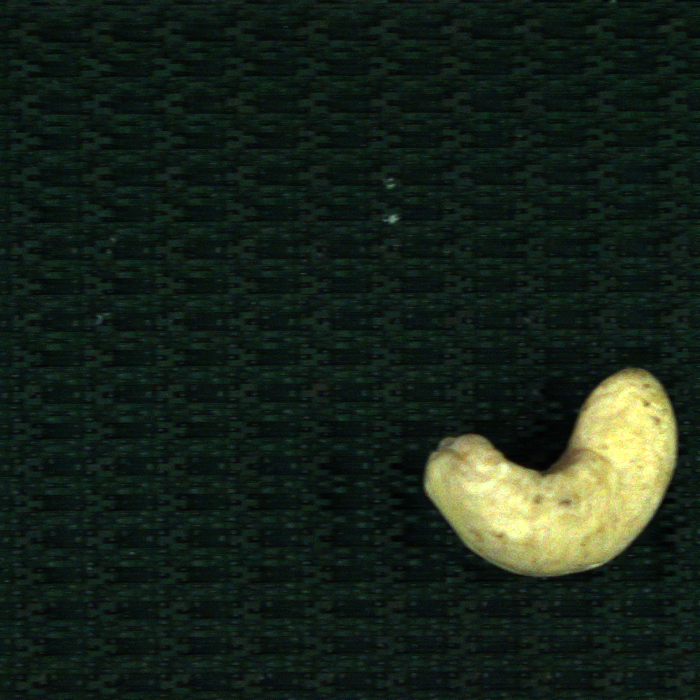
#> input picture wate/Con_1_Images/474e6243-448.bmp, 700 x 700 px; its folder holds only this picture in this run
$ python 'grading,color,serial,timing(A).py'   (older library calls are emulated)
#> lines starting #> are read from the running program, lines starting #| are printed output that depends on the picture; after the words box and inside, x2 and y2 are one past the last pixel; in counts of white or black regions, pixels touching at a corner belong together
import cv2
import numpy as np
import os
import sys
import time
from queue import Queue
import threading

if getattr(sys, 'frozen', False):
    BASE_DIR = os.path.dirname(sys.executable)
else:
    BASE_DIR = os.path.dirname(os.path.dirname(os.path.abspath(__file__)))

def get_existing_path(candidates, default_path):
#> called with default_path = 'wate/Con_1_Images'
    for c in candidates:
        if c and os.path.exists(c):
            return c
    return default_path

input_folder = get_existing_path([
    os.path.join(BASE_DIR, "wate", "Con_1_Images"),
    r"D:\Keya Work\360\wate\Con_1_Images",
    r"D:\Kesyu_250524_4_Belts\Images\Con_1_Images",
], os.path.join(BASE_DIR, "wate", "Con_1_Images"))

output_folder = get_existing_path([
    os.path.join(BASE_DIR, "wate", "Con_2_Images"),
    r"D:\Keya Work\360\wate\Con_2_Images",
    r"D:\Kesyu_250524_4_Belts\Images\Con_2_Images",
], os.path.join(BASE_DIR, "wate", "Con_2_Images"))

os.makedirs(input_folder, exist_ok=True)
os.makedirs(output_folder, exist_ok=True)


def check_rgb(image):
    try:
        hsv = cv2.cvtColor(image, cv2.COLOR_BGR2HSV)
    except Exception as e:
        print(f"Error converting image to HSV: {e}")
        return False, False, False

    mask_red1 = cv2.inRange(hsv, np.array([10, 50, 90]), np.array([20, 90, 110]))
    mask_red2 = cv2.inRange(hsv, np.array([21, 59, 13]), np.array([37, 43, 21]))
    mask_red3 = cv2.inRange(hsv, np.array([15, 60, 10]), np.array([20, 70, 20]))
    mask_red4 = cv2.inRange(hsv, np.array([19, 28, 39]), np.array([19, 96, 7]))
    mask_red5 = cv2.inRange(hsv, np.array([25, 50, 70]), np.array([25, 75, 9]))
    mask_shell = cv2.inRange(hsv, np.array([8, 30, 9]), np.array([13, 255, 140]))
    mask_orange = cv2.inRange(hsv, np.array([26, 21, 20]), np.array([26, 91, 81]))

    orange_detected = np.count_nonzero(mask_orange) > 300
    red_detected = (
        np.count_nonzero(mask_red1) > 500 or
        np.count_nonzero(mask_red2) > 300 or
        np.count_nonzero(mask_red3) > 300 or
        np.count_nonzero(mask_red4) > 300 or
        np.count_nonzero(mask_red5) > 300
    )
    shell_detected = np.count_nonzero(mask_shell) > 500

    return shell_detected, red_detected, orange_detected

def save_image_by_grade(image, filename, grade):
    grade_folder = os.path.join(output_folder, grade)
    os.makedirs(grade_folder, exist_ok=True)
    save_path = os.path.join(grade_folder, filename)
    cv2.imwrite(save_path, image)

def process_image(image_path):
#> called with image_path = 'wate/Con_1_Images/474e6243-448.bmp'
    try:
        image = cv2.imread(image_path)
#> image is the input picture: shape (700, 700, 3); mean B, G, R 26.2, 36.2, 25.1
        if image is None:
            print(f"Skipping {os.path.basename(image_path)}: Can't read.")
            return

        start_time = time.time()
        filename = os.path.basename(image_path)

        gray = cv2.cvtColor(image, cv2.COLOR_BGR2GRAY)
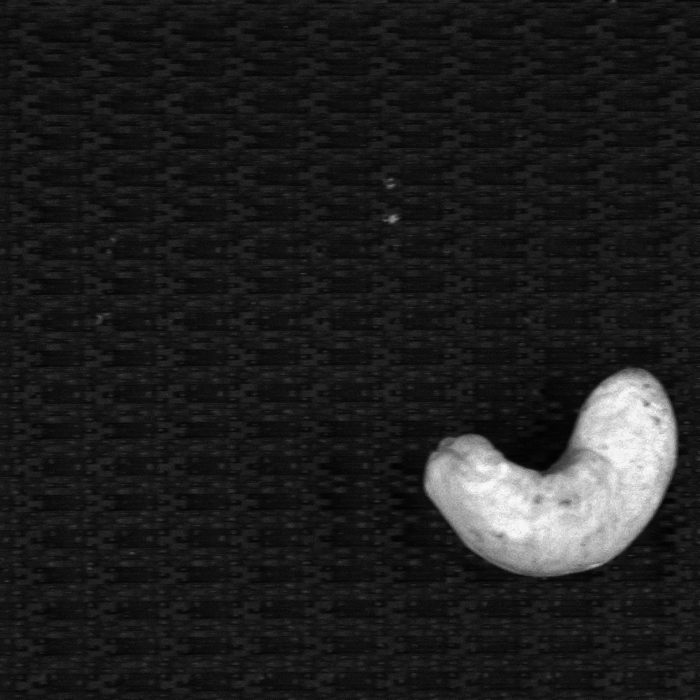
#> gray: shape (700, 700); min 1, max 250, mean 31.7
        _, binary = cv2.threshold(gray, 0, 255, cv2.THRESH_BINARY + cv2.THRESH_OTSU)
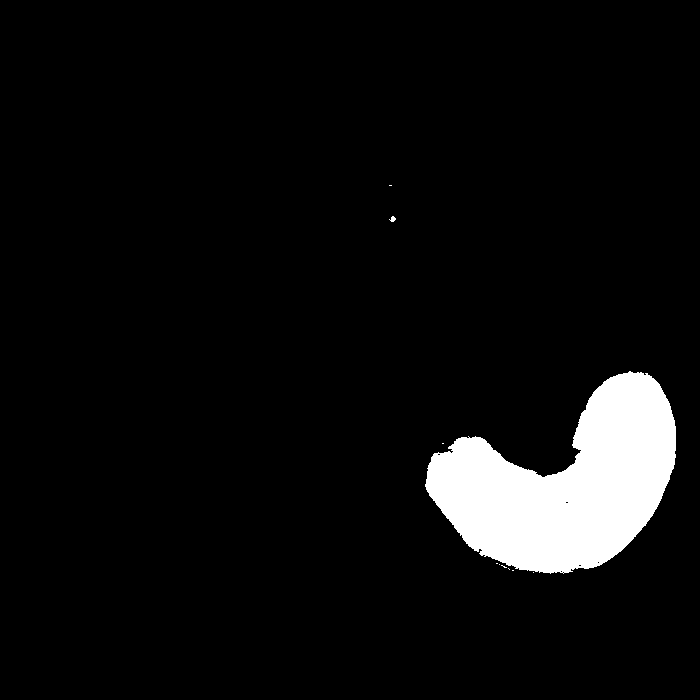
#> binary: shape (700, 700); 6% white; 10 white regions (8 under 20 px), largest, box (x1, y1, x2, y2) and area: (425, 371, 676, 574) 29273, (389, 216, 396, 222) 25
        kernel = np.ones((5, 5), np.uint8)
        dilated = cv2.dilate(binary, kernel, iterations=1)
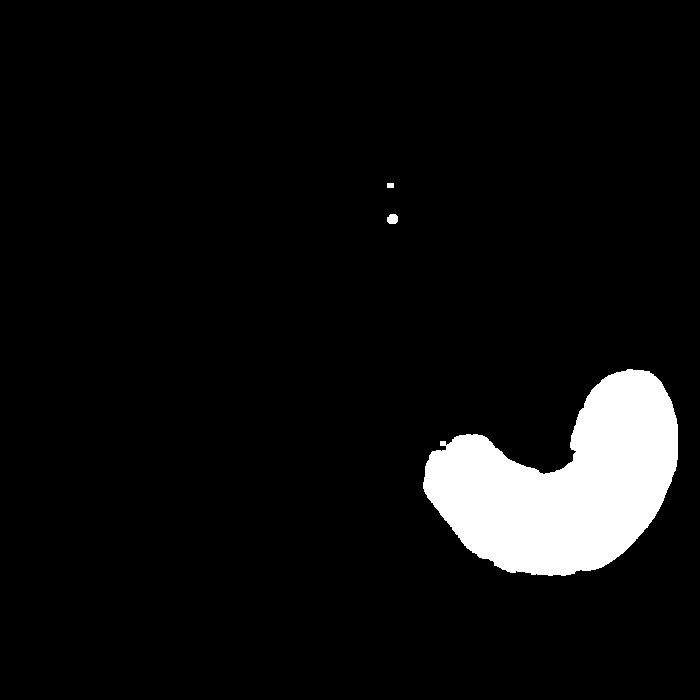
#> dilated: shape (700, 700); 6.5% white; 3 white regions
        contours, _ = cv2.findContours(dilated, cv2.RETR_EXTERNAL, cv2.CHAIN_APPROX_SIMPLE)
#> contours = 3 contours; box (x1, y1, x2, y2) and area: (423, 369, 678, 576) 31124, (387, 214, 398, 224) 78, (387, 183, 394, 188) 24
        valid_contours = [cnt for cnt in contours if cv2.contourArea(cnt) > 1000]
#> valid_contours = 1 contour; box (x1, y1, x2, y2) and area: (423, 369, 678, 576) 31124

        if len(valid_contours) != 1:
            grade = 'multiple_cashews'
            print(f"Processed: {filename} | Grade: {grade} | Count: {len(valid_contours)} | Time: {time.time() - start_time:.2f}s")
            #command_queue.put('16|')
            save_image_by_grade(image, filename, grade)
            #os.remove(image_path)
            return

        x, y, w, h = cv2.boundingRect(valid_contours[0])
#> x = 423; y = 369; w = 255; h = 207
        cropped = image[y:y+h, x:x+w]
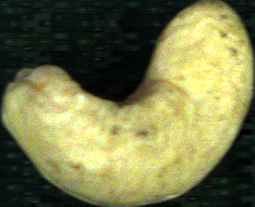
#> cropped: shape (207, 255, 3); mean B, G, R 75.6, 122.1, 121.3

        shell_detected, red_detected, orange_detected = check_rgb(cropped)
#> in check_rgb, `hsv = cv2.cvtColor(image, cv2.COLOR_BGR2HSV)`: hsv: shape (207, 255, 3); mean H, S, V 47.4, 111, 126.2
#> in check_rgb, `mask_red1 = cv2.inRange(hsv, np.array([10, 50, 90]), np.array([20, 90,..`: mask_red1: shape (207, 255); 0.04% white in thin lines or dots, all inside (x1, y1, x2, y2) = (3, 0, 222, 189)
#> in check_rgb, `mask_red2 = cv2.inRange(hsv, np.array([21, 59, 13]), np.array([37, 43,..`: mask_red2: shape (207, 255); every value is 0
#> in check_rgb, `mask_shell = cv2.inRange(hsv, np.array([8, 30, 9]), np.array([13, 255,..`:
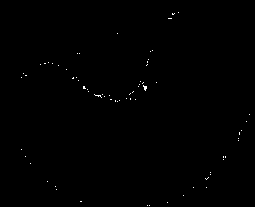
#> mask_shell: shape (207, 255); 0.23% white in thin lines or dots, all inside (x1, y1, x2, y2) = (21, 12, 250, 206)
#> in check_rgb, `mask_orange = cv2.inRange(hsv, np.array([26, 21, 20]), np.array([26, 9..`: mask_orange: shape (207, 255); 0.05% white in thin lines or dots, all inside (x1, y1, x2, y2) = (9, 23, 248, 206)
#> in check_rgb, `orange_detected = np.count_nonzero(mask_orange) > 300`: orange_detected = False
#> shell_detected = False; red_detected = False; orange_detected = False

        if shell_detected:
            grade = 'shell'
            save_image_by_grade(image, filename, grade)
            #command_queue.put('15|')
        elif red_detected:
            grade = 'red'
            save_image_by_grade(image, filename, grade)
            #command_queue.put('15|')
        elif orange_detected:
            grade = 'orange'
            save_image_by_grade(image, filename, grade)
            #command_queue.put('15|')
        else:
            gray_crop = cv2.cvtColor(cropped, cv2.COLOR_BGR2GRAY)
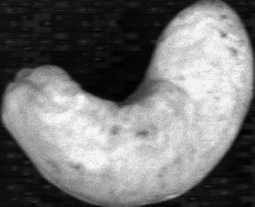
#> gray_crop: shape (207, 255); min 1, max 250, mean 116.6
            _, binary_crop = cv2.threshold(gray_crop, 0, 255, cv2.THRESH_BINARY + cv2.THRESH_OTSU)
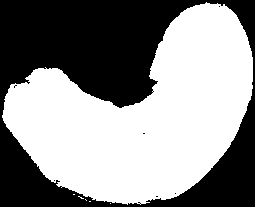
#> binary_crop: shape (207, 255); 55.4% white; 7 black regions (6 under 20 px)
            crop_contours, _ = cv2.findContours(binary_crop, cv2.RETR_EXTERNAL, cv2.CHAIN_APPROX_SIMPLE)
#> crop_contours = 6 contours, 5 with area under 20; largest, box (x1, y1, x2, y2) and area: (2, 2, 253, 205) 28861
            black_dot_count = sum(1 for cnt in crop_contours if cv2.contourArea(cnt) >= 400)
#> black_dot_count = 1

            """if black_dot_count > 1:
                grade = 'blackdot'
                #command_queue.put('16|')
                save_image_by_grade(image, filename, grade)
                #os.remove(image_path)
                return"""

            laplacian_var = cv2.Laplacian(gray_crop, cv2.CV_64F).var()
#> laplacian_var = 280.4
            if laplacian_var < 40:
                grade = 'dry'
                #command_queue.put('16|')
                save_image_by_grade(image, filename, grade)
                #os.remove(image_path)
                return

            white_pixel_count = np.count_nonzero(binary_crop)
#> white_pixel_count = 29240

            if 50001 <= white_pixel_count <= 70000:
                grade = "180"
                save_image_by_grade(image, filename, grade)
                #command_queue.put('14|')
            elif 34001 <= white_pixel_count <= 50000:
                grade = "210"
                save_image_by_grade(image, filename, grade)

            elif 27001 <= white_pixel_count <= 34000:
                grade = "240"
                save_image_by_grade(image, filename, grade)
                #command_queue.put('13|')
            elif 18501 <= white_pixel_count <= 27000:
                grade = "320"
                save_image_by_grade(image, filename, grade)
                #command_queue.put('12|')
            elif 13000 <= white_pixel_count <= 18500:
                grade = "400"
                save_image_by_grade(image, filename, grade)
                #command_queue.put('11|')
            else:
                grade = "1000"
                save_image_by_grade(image, filename, grade)

        print(f"Processed: {filename} | Grade: {grade} | Time: {time.time() - start_time:.2f}s")
        save_image_by_grade(image, filename, grade)
       # os.remove(image_path)

    except Exception as e:
        print(f"Error processing {image_path}: {e}")

def watch_folder():
    print("Watching folder for new images...")
    already_processed = set()

    while True:
        files = sorted([
            os.path.join(input_folder, f)
            for f in os.listdir(input_folder)
            if f.lower().endswith(".bmp")
        ])

        for file_path in files:
            if file_path not in already_processed:
                process_image(file_path)
                already_processed.add(file_path)

        time.sleep(0.01)


if __name__ == "__main__":
    watch_folder()
